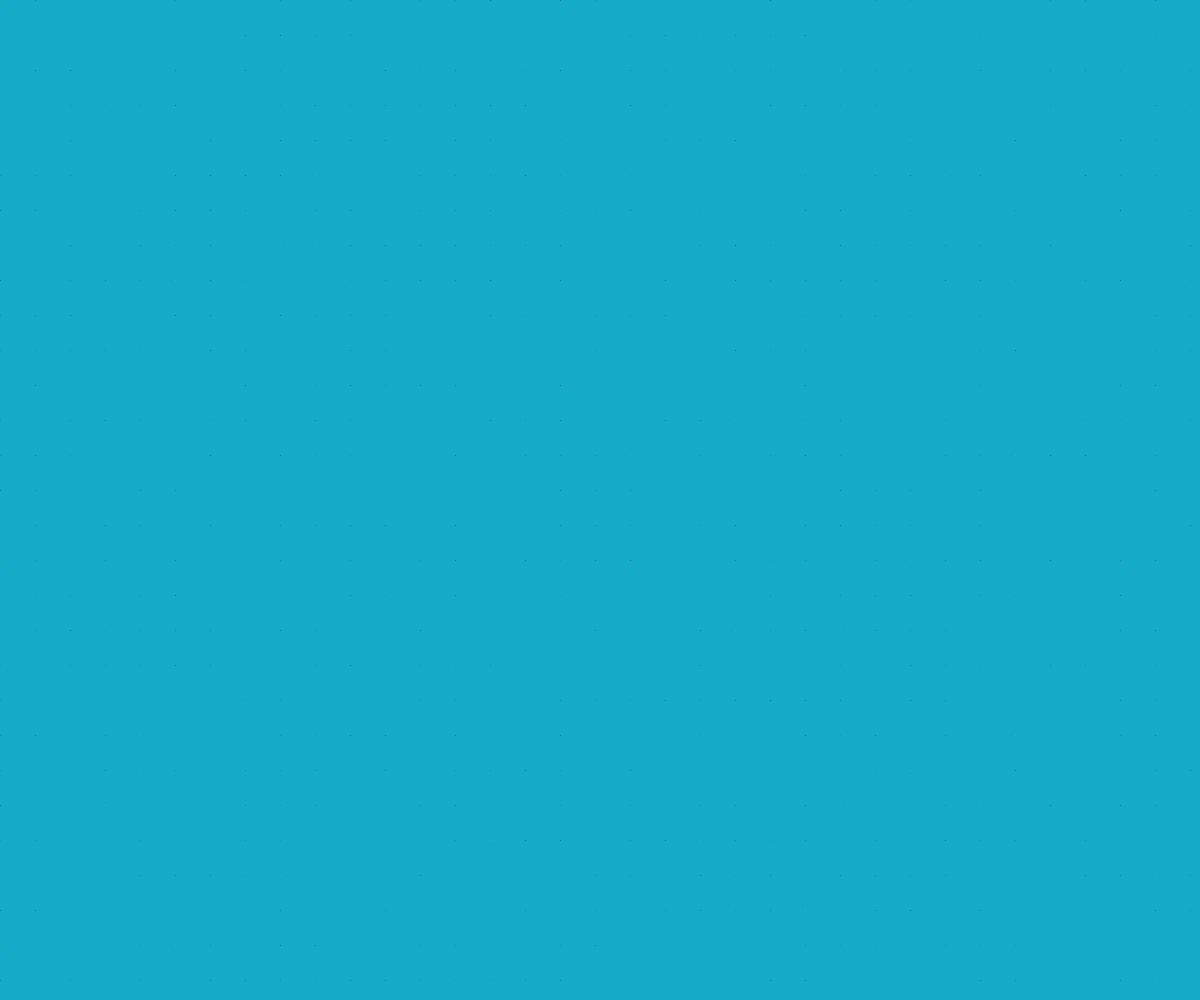
Frame 1 (no input)
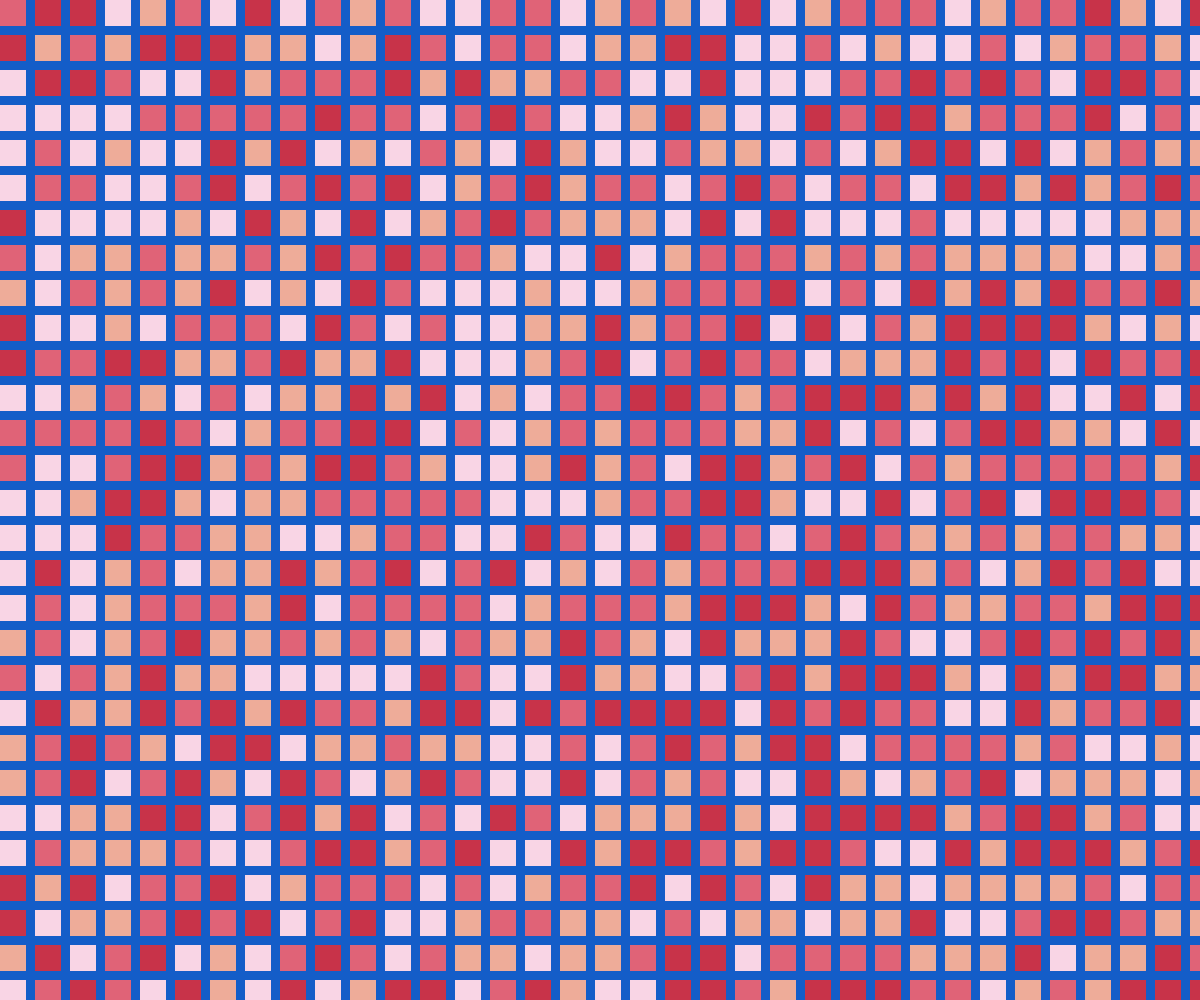
Frame 60 (no input)
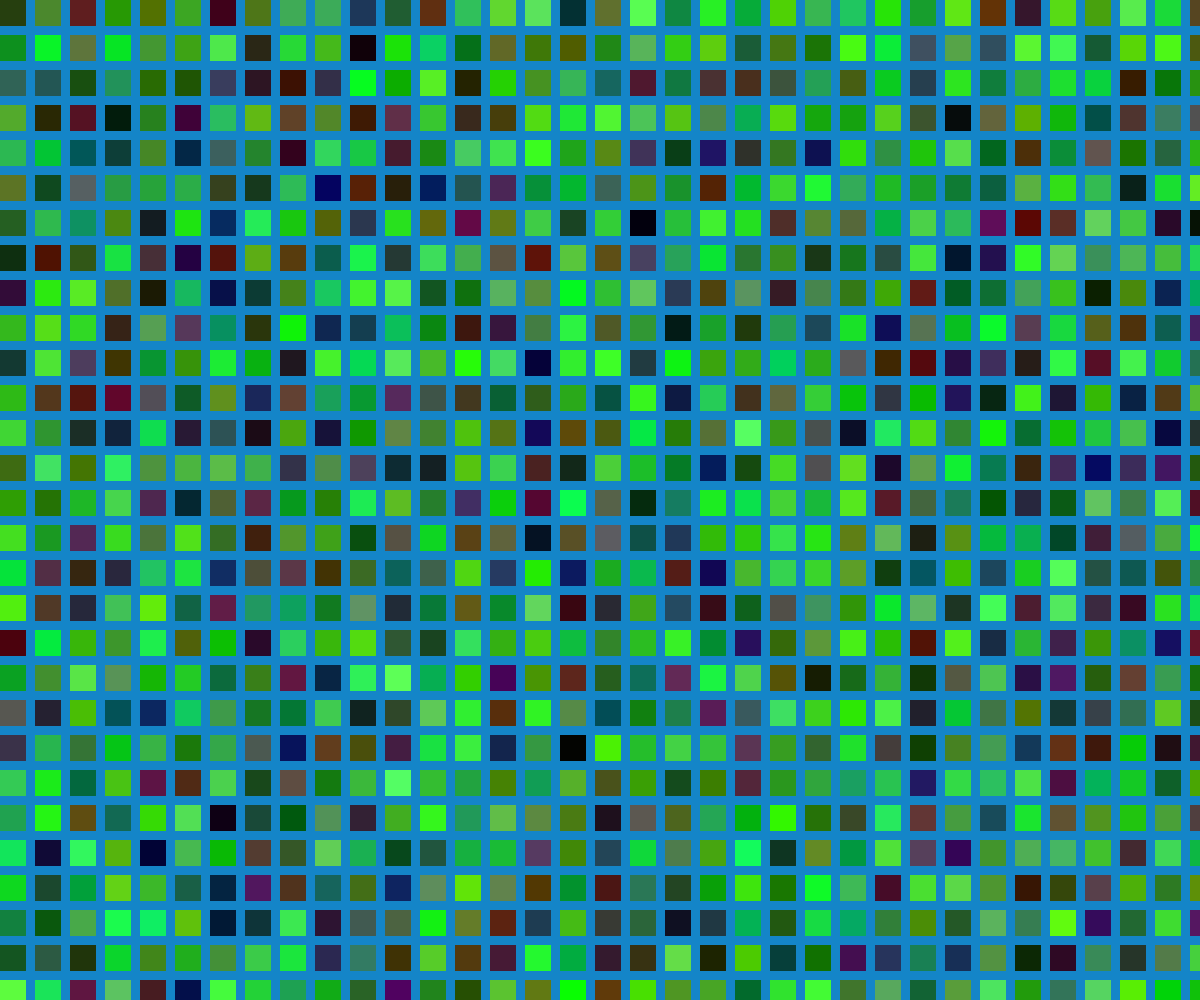
Frame 120 (the mouse pressed at the canvas centre since frame 60)

The p5.js sketch that drew these frames (run headless with seeded random() and noise() and a simulated clock; from frame 60 on, the mouse is pressed at the canvas centre):

// p5.js sketch
// ── sketch.js
//let xoff = 0;
//let rand = 0;


let l = 30;

let colors = ["#f9d5e5","#eeac99","#e06377","#c83349"];



function setup() {
  createCanvas(windowWidth, windowHeight)
  // put setup code here
//  background("#43c4ad");


angleMode(DEGREES);


}



function draw() {
  // put drawing code here

let b = noise(frameCount/50)*255;




background(20,b,200);





  for ( let i = 0; i < height ; i += l+5 ){


    for( let j = 0; j < width; j += l+5 ){


      noStroke();

      let c = color(random(colors));

      fill(c);



      push();

      translate(j, i);

      if(noise(frameCount/50+10000)<0.3){


        fill(random(0,100),random(0,255),random(0,100));

      }


      if(noise(frameCount/50+10000)>0.7){

          fill(random(0,100),random(0,255),random(0,100));


      }


      if(sin(frameCount)<0){

        scale(sin(frameCount)*-1);

      } else {

        scale(sin(frameCount));

      }

      rect(0, 0, l, l);

      pop();




    }




  }









}



/*



rand = random(0,255);


background(rand,rand,rand);


//stroke(random(0,255),random(0,255),random(0,255),100);

stroke("blue");
fill("blue");

for (let j = 0; j<10; j++){

xoff = random(0, 10000);

    for (let i = 0; i < width; i+=0.5) {


        let n = noise(xoff)*height*1.5;

        xoff += 0.0008;

        ellipse(i, n-150, 1);


      }



}



/*
if(frameCount== 100){

  noLoop();

}

*/
